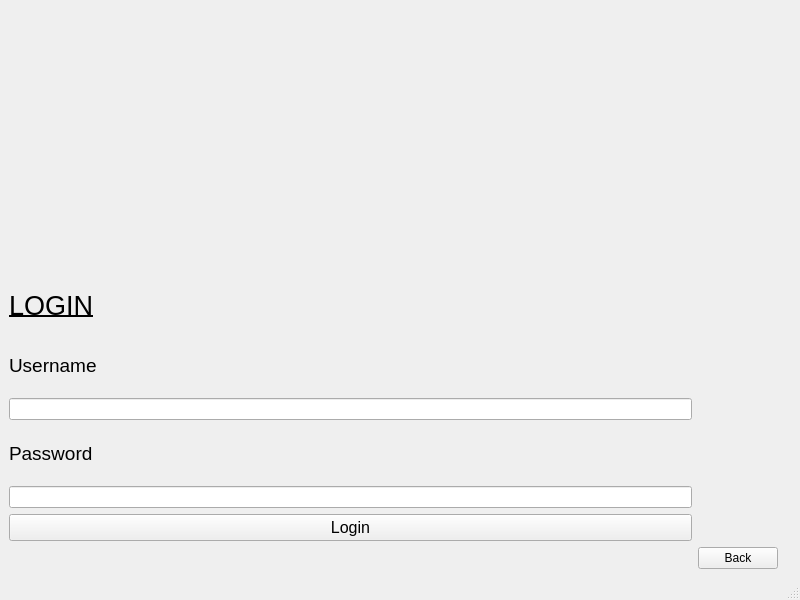
<?xml version="1.0" encoding="UTF-8"?>
<ui version="4.0">
 <class>EmployeeLogin</class>
 <widget class="QMainWindow" name="EmployeeLogin">
  <property name="geometry">
   <rect>
    <x>0</x>
    <y>0</y>
    <width>800</width>
    <height>600</height>
   </rect>
  </property>
  <property name="windowTitle">
   <string>EmployeeLogin</string>
  </property>
  <widget class="QWidget" name="centralwidget">
   <layout class="QGridLayout" name="gridLayout">
    <item row="0" column="2">
     <widget class="QLabel" name="timer_label">
      <property name="text">
       <string/>
      </property>
     </widget>
    </item>
    <item row="1" column="0">
     <layout class="QVBoxLayout" name="verticalLayout">
      <item>
       <widget class="QLabel" name="label">
        <property name="font">
         <font>
          <pointsize>20</pointsize>
          <underline>true</underline>
         </font>
        </property>
        <property name="text">
         <string>LOGIN</string>
        </property>
       </widget>
      </item>
      <item>
       <widget class="QLabel" name="label_2">
        <property name="font">
         <font>
          <pointsize>14</pointsize>
         </font>
        </property>
        <property name="text">
         <string>Username</string>
        </property>
       </widget>
      </item>
      <item>
       <widget class="QLineEdit" name="username"/>
      </item>
      <item>
       <widget class="QLabel" name="label_3">
        <property name="font">
         <font>
          <pointsize>14</pointsize>
         </font>
        </property>
        <property name="text">
         <string>Password</string>
        </property>
       </widget>
      </item>
      <item>
       <widget class="QLineEdit" name="lineEdit_2">
        <property name="echoMode">
         <enum>QLineEdit::EchoMode::Password</enum>
        </property>
       </widget>
      </item>
      <item>
       <widget class="QPushButton" name="btn">
        <property name="font">
         <font>
          <pointsize>12</pointsize>
         </font>
        </property>
        <property name="text">
         <string>Login</string>
        </property>
       </widget>
      </item>
     </layout>
    </item>
    <item row="2" column="1">
     <widget class="QPushButton" name="backtowelcome">
      <property name="text">
       <string>Back</string>
      </property>
     </widget>
    </item>
   </layout>
  </widget>
  <widget class="QMenuBar" name="menubar">
   <property name="geometry">
    <rect>
     <x>0</x>
     <y>0</y>
     <width>800</width>
     <height>22</height>
    </rect>
   </property>
  </widget>
  <widget class="QStatusBar" name="statusbar"/>
 </widget>
 <resources/>
 <connections/>
</ui>
